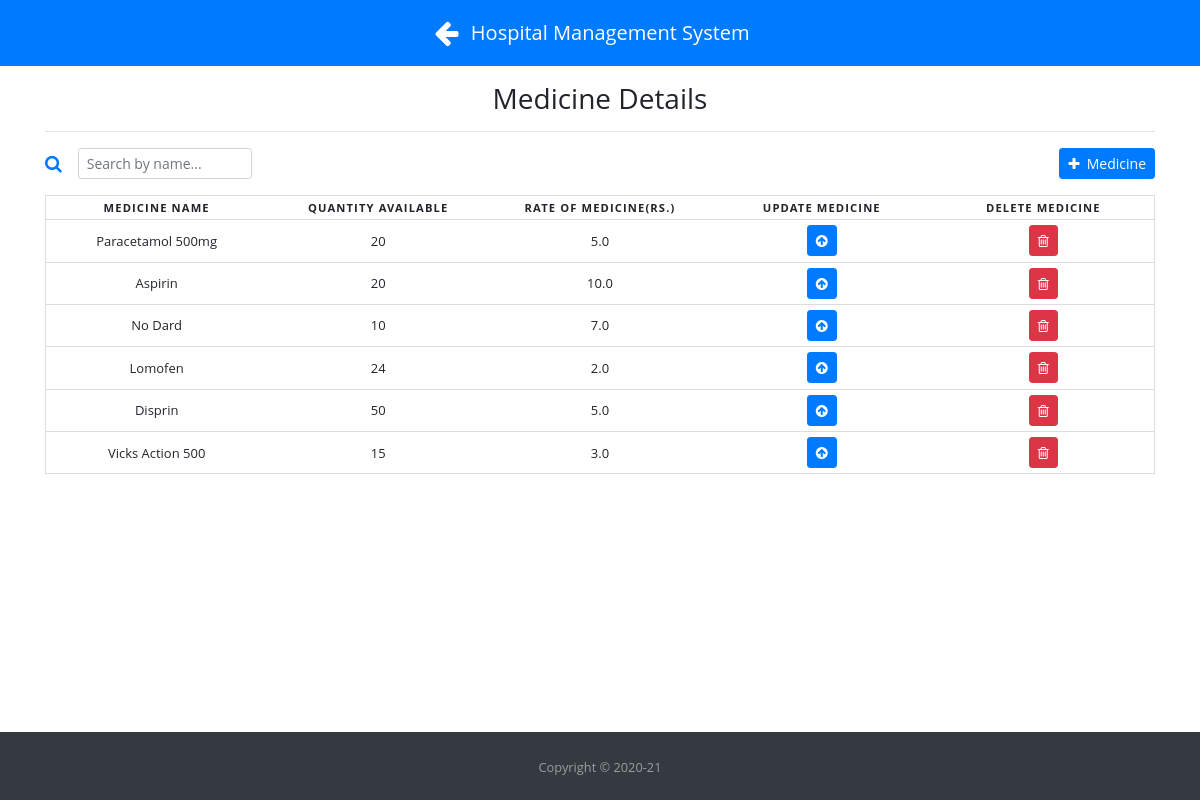
The page /medicineDetails (signed in) on the database as committed earlier.
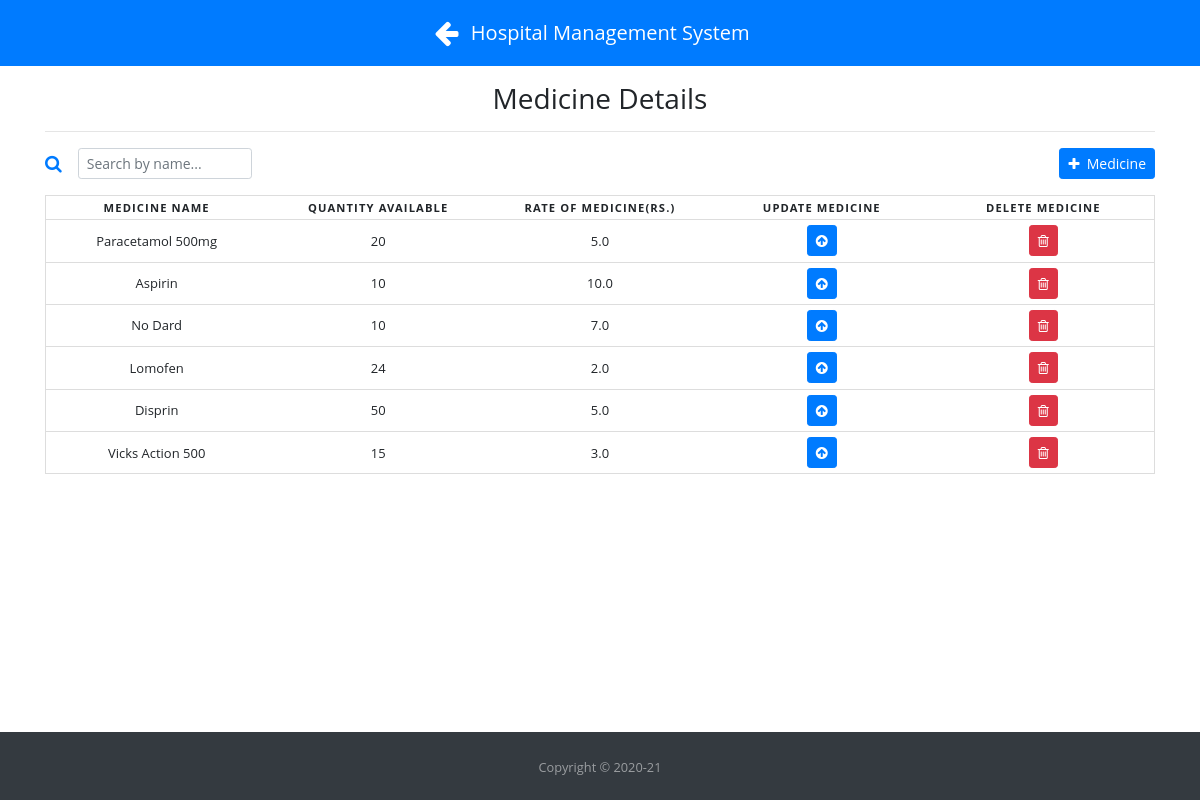
The same page on the database as committed later.
### app.py (models this page shows, shortened)
class Medicine(db.Model):
    id = db.Column(db.Integer, primary_key=True)
    name = db.Column(db.String(50), unique=True, nullable=False)
    quantity_available = db.Column(db.Integer, nullable=False)
    rate_of_medicine = db.Column(db.Float, nullable=True)

### app.py (the view)
@app.route('/medicineDetails', methods=['GET','POST'])
def medicineDetails():
    if 'loggedin' in session:
        all_medicines = Medicine.query.all()
        if request.method == 'POST' and 'name' in request.form \
            and 'quantity' in request.form and 'rate' in request.form:
            name = request.form['name']
            quantity_available = request.form['quantity']
            rate_of_medicine = request.form['rate']
            med = Medicine(name=name, quantity_available = quantity_available, rate_of_medicine = rate_of_medicine)
            db.session.add(med)
            db.session.commit()
            flash('Medicine added successfully', category='info')
            return redirect(url_for('medicineDetails'))
        else:
            return render_template('medDetails.html', all_medicines=all_medicines)
    else:
        flash('Please Sign-in first!', category='warning')
        return redirect(url_for('index'))

### templates/medDetails.html (shortened to what this page needs)
{% extends "base.html" %}
{% block head %}
<link rel="stylesheet" href="{{ url_for('static', filename='css/floating-labels.css') }}">
<link rel="stylesheet" href="{{ url_for('static', filename='css/ResponsiveTable.css') }}">
{% endblock %}
{% block body %}
    <div class="mb-2 mt-3 text-center">
        <h1 class="h3 mb-3 font-weight-normal">Medicine Details</h1>
        <hr>
    </div>
    <div class="title mt-3">
        <h3 style="display:inline-flex;">
            <form class="form-inline active-cyan-3 active-cyan-4">
                <i class="fa fa-search text-primary" style="font-size: large;" aria-hidden="true"></i>
                <input class="form-control form-control-sm ml-3 w-75" type="text" id="searchField" onkeyup="searchFunction()" title="Type in Medicine Name" placeholder="Search by name..." aria-label="Search">
            </form>
        </h3>
        <a href="#" data-toggle="modal" data-target="#addMedicine" class="btn btn-primary btn-sm text-white" style="display:inline-flex; float: right;"><i class="fa fa-plus mt-1"></i>&nbsp; Medicine</a>
    </div>
    <table class="mt-2" id="medicineTable">
        <thead>
            <tr>
                <th scope="col">Medicine Name</th>
                <th scope="col">Quantity Available</th>
                <th scope="col">Rate of Medicine(Rs.)</th>
                <th scope="col">Update Medicine</th>
                <th scope="col">Delete Medicine</th>
            </tr>
        </thead>
        <tbody>
            {% for medicine in all_medicines %}
                <tr>
                    <td data-label="Medicine Name">{{ medicine.name }}</td>
                    <td data-label="Quantity Available">{{ medicine.quantity_available }}</td>
                    <td data-label="Rate of Medicine(Rs.)">{{ medicine.rate_of_medicine }}</td>
                    <td data-label="Update Medicine"><a href="#" data-toggle="modal" data-target="#update{{ medicine.id }}" class="btn btn-sm btn-primary text-white"><i class="fa fa-arrow-circle-up"></i></a></td>
                    <td data-label="Delete Medicine"><a href="#" data-toggle="modal" data-target="#delete{{ medicine.id }}" class="btn btn-sm btn-danger text-white"><i class="fa fa-trash-o"></i></a></td>
                </tr>
            {% endfor %}
        </tbody>
    </table>
{% endblock %}

### templates/base.html (shortened to what this page needs)
<!DOCTYPE html>
<html lang="en">
<head>
    <link rel="stylesheet" href="{{ url_for('static', filename='css/style.css') }}">
    <link rel="stylesheet" href="https://stackpath.bootstrapcdn.com/bootstrap/4.3.1/css/bootstrap.min.css"
>
    <link href="https://stackpath.bootstrapcdn.com/font-awesome/4.7.0/css/font-awesome.min.css" rel="stylesheet" type="text/css">
    {% block head %} {% endblock %}
</head>
<body class="d-flex flex-column">
    <nav class="navbar navbar-expand-md navbar-dark bg-primary justify-content-center">
      {% if not home and not index %}
        <h3 class="mt-2"><a href="{{ url_for('home') }}" style="color: white;"><i class="fa fa-arrow-left"></i></a></h3>
      {% endif %}
        <a class="navbar-brand" href="/">
          Hospital Management System
        </a>
    </nav>
    <div id="page-content">
        <div class="container">
            {% block body %} {% endblock %}
        </div>
    </div>
    <footer id="sticky-footer" class="py-4 bg-dark text-white-50">
        <div class="container text-center">
            <small>Copyright &copy; 2020-21</small>
        </div>
    </footer>
</body>
</html>

### static/css/style.css (style rules this page uses)
html, body { height: 100%; }
#page-content { flex: 1 0 auto; }
#sticky-footer { flex-shrink: none; }

### static/css/ResponsiveTable.css (style rules this page uses)
body { font-family: "Open Sans", sans-serif; line-height: 1.25; }
table { border: 1px solid #ccc; border-collapse: collapse; margin: 0; padding: 0; width: 100%; table-layout: fixed; }
table tr { background-color: white; border: 1px solid #ddd; padding: .35em; font-size: 13px; }
table th, table td { padding: .4em; text-align: center; }
table th { font-size: .7rem; letter-spacing: .1em; text-transform: uppercase; }

Rows that differ between the two databases and show on the page:
changed Medicine "Aspirin": quantity_available "20" → "10"
